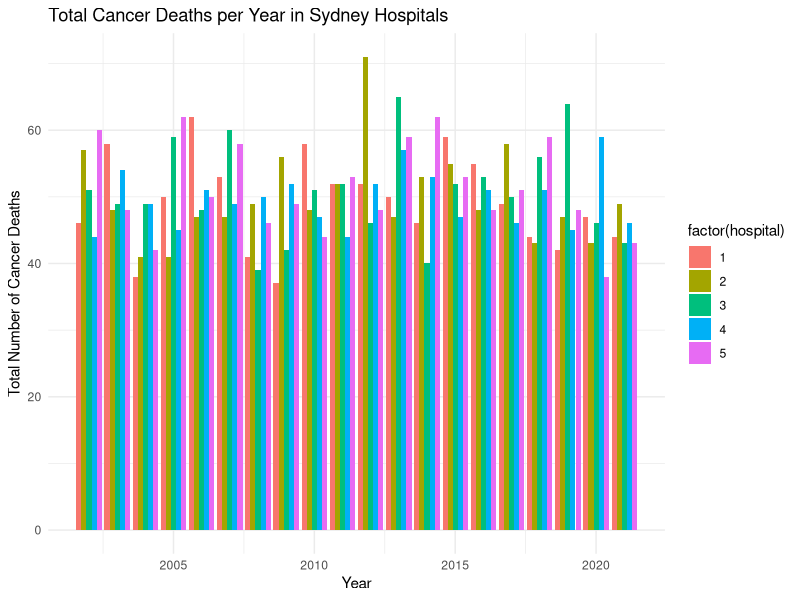

Here is the R script that generated this plot:
# Load required library
install.packages("ggplot2")
library(ggplot2)

# Set seed for reproducibility
set.seed(123)

# Simulate the dataset
lambda <- 50
data <- data.frame(
  year = rep(2002:2021, times = 5),
  hospital = rep(1:5, each = 20),
  deaths = rpois(100, lambda)
)

# Add some predictors to the dataset
data$avg_age = rnorm(100, mean = 60, sd = 10)
data$smokers_percent = rnorm(100, mean = 20, sd = 5)
data$treatment_success_rate = rnorm(100, mean = 80, sd = 10)

# 10 tests on the simulated data
# Test 1: Mean number of deaths across all years
mean_deaths <- mean(data$deaths)

# Test 2: Variance of number of deaths
var_deaths <- var(data$deaths)

# Test 3: Test for overdispersion in Poisson data
test_statistic <- (var_deaths - mean_deaths) / sqrt(2 * mean_deaths / length(data$deaths))
p_value_overdispersion <- 2 * (1 - pnorm(abs(test_statistic)))

# Test 4: ANOVA to test if there's a significant difference in deaths by hospital
anova_test <- aov(deaths ~ as.factor(hospital), data = data)

# Test 5: Correlation between average age and number of deaths
cor_test_age_deaths <- cor.test(data$deaths, data$avg_age)

# Test 6: Correlation between smokers percentage and number of deaths
cor_test_smokers_deaths <- cor.test(data$deaths, data$smokers_percent)

# Test 7: Correlation between treatment success rate and number of deaths
cor_test_treatment_deaths <- cor.test(data$deaths, data$treatment_success_rate)

# Test 8: Linear regression to predict deaths using avg_age
lm_avg_age <- lm(deaths ~ avg_age, data = data)

# Test 9: Linear regression to predict deaths using smokers_percent
lm_smokers_percent <- lm(deaths ~ smokers_percent, data = data)

# Test 10: Linear regression to predict deaths using treatment_success_rate
lm_treatment_success_rate <- lm(deaths ~ treatment_success_rate, data = data)

# Bar plot of the simulated data
ggplot(data, aes(x = year, y = deaths, fill = factor(hospital))) + 
  geom_bar(stat = "identity", position = "dodge") +
  labs(title = "Total Cancer Deaths per Year in Sydney Hospitals", x = "Year", y = "Total Number of Cancer Deaths") + 
  theme_minimal()

# Fit a generalized linear model
model <- glm(deaths ~ year + factor(hospital) + avg_age + smokers_percent + treatment_success_rate, 
             data = data, family = poisson(link = "log"))
summary(model)

# Print p-values from the tests
list(
  p_value_overdispersion = p_value_overdispersion,
  anova_p_value = summary(anova_test)$'Pr(>F)'[1],
  cor_test_age_p_value = cor_test_age_deaths$p.value,
  cor_test_smokers_p_value = cor_test_smokers_deaths$p.value,
  cor_test_treatment_p_value = cor_test_treatment_deaths$p.value,
  lm_avg_age_p_value = summary(lm_avg_age)$coefficients[2,4],
  lm_smokers_percent_p_value = summary(lm_smokers_percent)$coefficients[2,4],
  lm_treatment_success_rate_p_value = summary(lm_treatment_success_rate)$coefficients[2,4]
)

